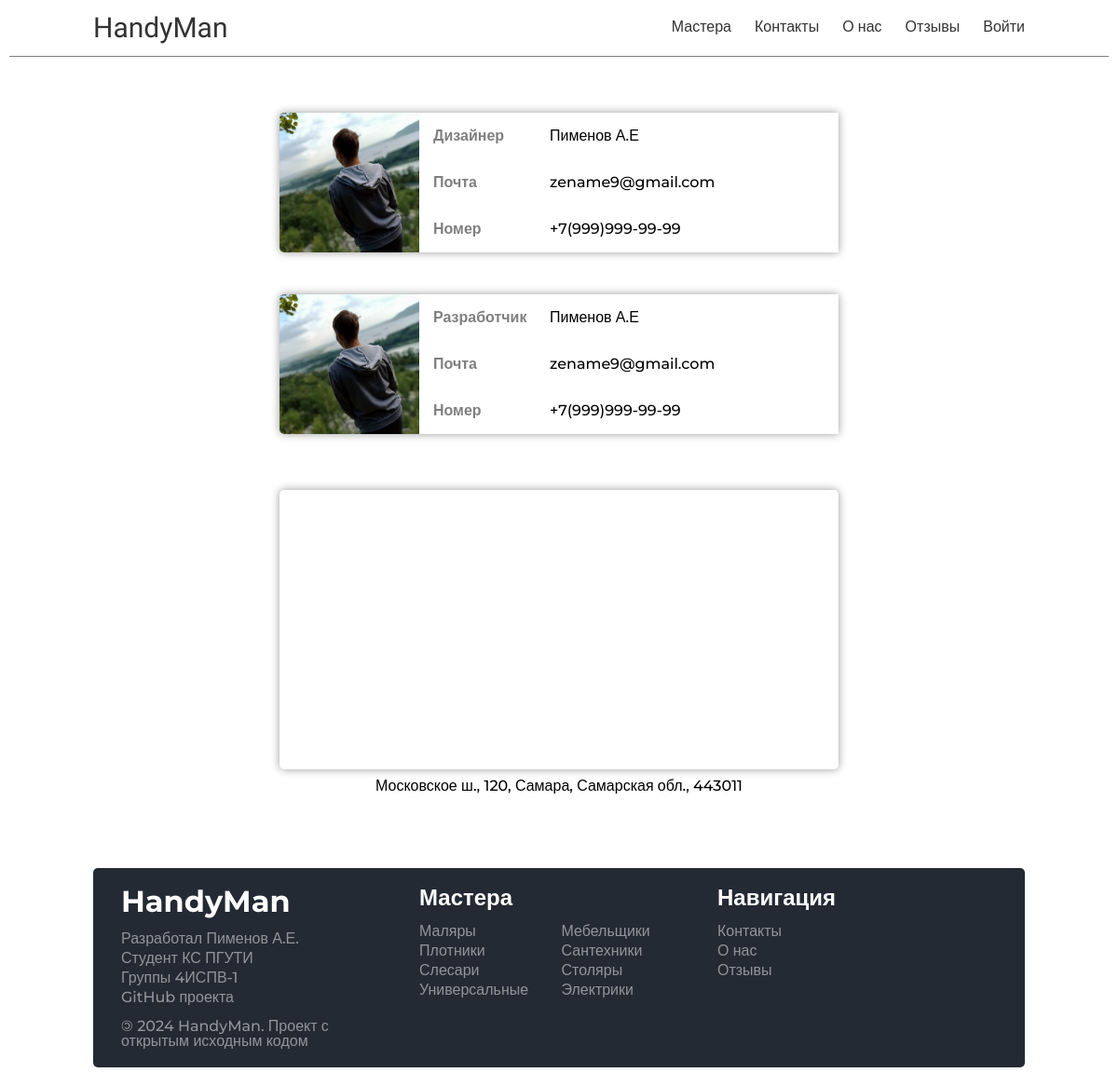
/contacts/, run on the app's committed database.
### handyman/models.py (models this page shows, shortened)
class Skills(models.Model):
    id = models.UUIDField(primary_key=True, default=uuid.uuid4, editable=False)
    name = models.CharField(max_length=100)
    cat_name = models.CharField(
        max_length=100
    )
    slug = models.CharField(max_length=100, unique=True)
    image = models.ImageField(upload_to='skills/images', blank=True, null=True)
    created_at = models.DateTimeField(auto_now_add=True)
    class Meta:
        ordering = ['cat_name']

### handyman/views.py (the view)
# urls.py: path('contacts/', views.contacts, name='contacts'),
def contacts(request):
    data = {"title": "Контакты"}
    return render(request, "handyman/pages/static_pages/contacts.html", context=data)

### handyman/templatetags/custom_tags.py (called while the page is built)
@register.simple_tag
def get_all_skills():
    return Skills.objects.all()

### handyman/templates/handyman/pages/static_pages/contacts.html (shortened to what this page needs)
{% extends "base.html" %}
{% load static %}
{% block content %}
    {% include "handyman/include/header.html" %}
    <div class="main-container">
        <div class="main">
            <div class="contact-block">
                <div class="contact">
                    <img src="{% static 'handyman/img/iUADrcYiECY(1).jpg' %}" alt=""/>
                    <div class="contact-text">
                        <p>Дизайнер</p>
                        <p>Пименов А.Е</p>
                        <p>Почта</p>
                        <p>zename9@gmail.com</p>
                        <p>Номер</p>
                        <p>+7(999)999-99-99</p>
                    </div>
                </div>
                <div class="contact">
                    <img src="{% static 'handyman/img/iUADrcYiECY(1).jpg' %}" alt=""/>
                    <div class="contact-text">
                        <p>Разработчик</p>
                        <p>Пименов А.Е</p>
                        <p>Почта</p>
                        <p>zename9@gmail.com</p>
                        <p>Номер</p>
                        <p>+7(999)999-99-99</p>
                    </div>
                </div>
            </div>
            <div class="map-block">
                <iframe
                        title="map"
                        src="https://www.google.com/maps/embed?pb=!1m18!1m12!1m3!1d752.2588451010417!2d50.19506711226799!3d53.230884213450466!2m3!1f0!2f0!3f0!3m2!1i1024!2i768!4f13.1!3m3!1m2!1s0x416619357e1cd9d1%3A0x51414a8913a79ea5!2z0JzQvtGB0LrQvtCy0YHQutC-0LUg0YguLCAxMjAsINCh0LDQvNCw0YDQsCwg0KHQsNC80LDRgNGB0LrQsNGPINC-0LHQuy4sIDQ0MzAxMQ!5e0!3m2!1sru!2sru!4v1728913339915!5m2!1sru!2sru"
                        loading="lazy"
                ></iframe>
                <p>Московское ш., 120, Самара, Самарская обл., 443011</p>
            </div>
        </div>
    </div>
    {% include "handyman/include/footer.html" %} {% endblock content %}

### handyman/templates/handyman/include/footer.html
{% load custom_tags %}
<div class="footer-container">
    <div class="footer">
        <div class="footer-block">
            <h2>HandyMan</h2>
            <ul class="mt-20">
                <li>Разработал Пименов А.Е.</li>
                <li>Студент КС ПГУТИ</li>
                <li>Группы 4ИСПВ-1</li>
                <li>
                    <a href="https://github.com/binido/Course-work">GitHub проекта</a>
                </li>
                <li>
                    <span>&copy;</span> 2024 HandyMan. Проект с открытым исходным кодом
                </li>
            </ul>
        </div>
        <div class="footer-block">
            <h3>Мастера</h3>
            <ul class="grid-ul">
                {% get_all_skills as skills %}
                {% for skill in skills %}
                    <li><a href="{% url 'masters_type' skill.slug %}">{{ skill.cat_name }}</a></li>
                {% empty %}
                    <li>Нет доступных мастеров</li>
                {% endfor %}
            </ul>
        </div>
        <div class="footer-block">
            <h3>Навигация</h3>
            <ul>
                <li><a href="{% url 'contacts' %}">Контакты</a></li>
                <li><a href="{% url 'about' %}">О нас</a></li>
                <li><a href="{% url 'feedbacks' %}">Отзывы</a></li>
            </ul>
        </div>
    </div>
</div>

### data on the page
Skills: cat_name "Маляры"
Skills: cat_name "Мебельщики"
Skills: cat_name "Плотники"
Skills: cat_name "Сантехники"
Skills: cat_name "Слесари"
Skills: cat_name "Столяры"
Skills: cat_name "Универсальные"
Skills: cat_name "Электрики"
